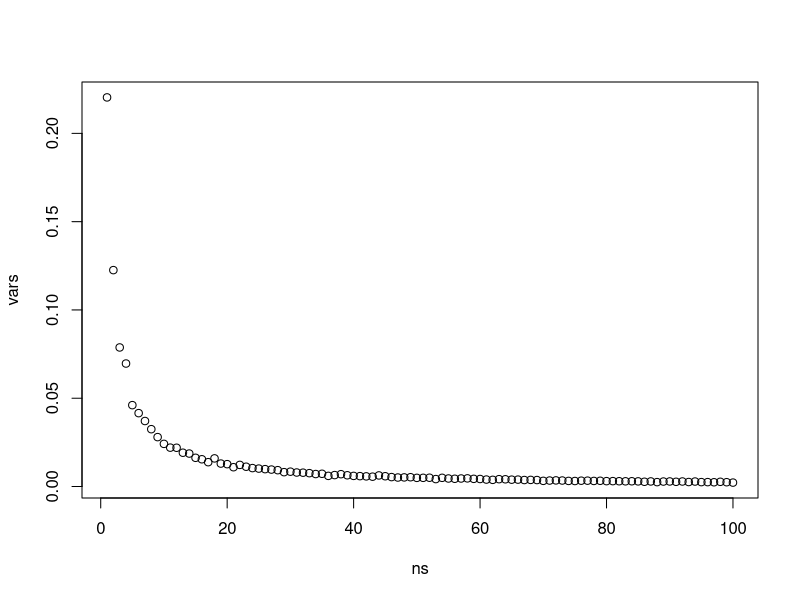
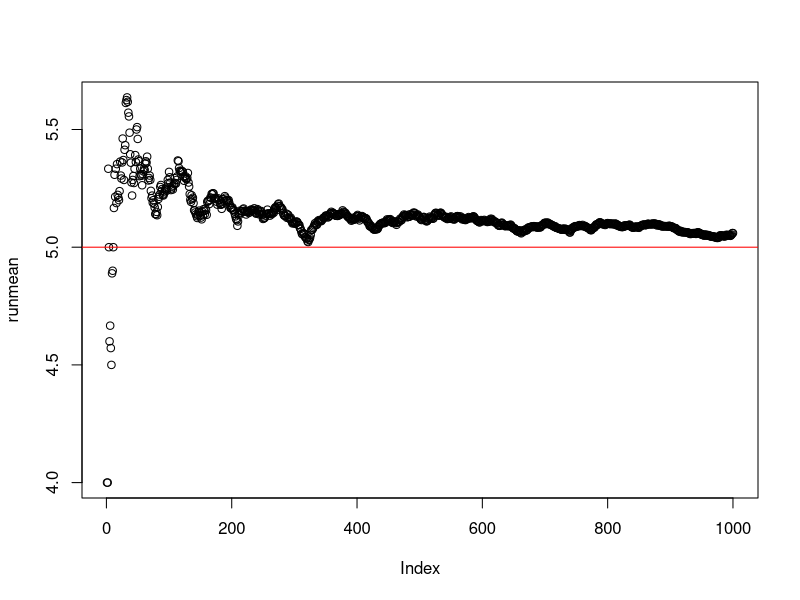
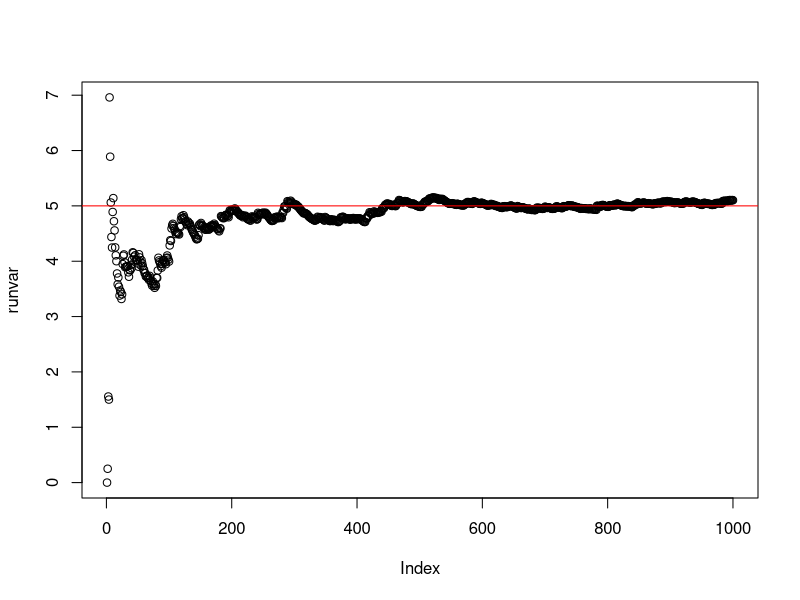
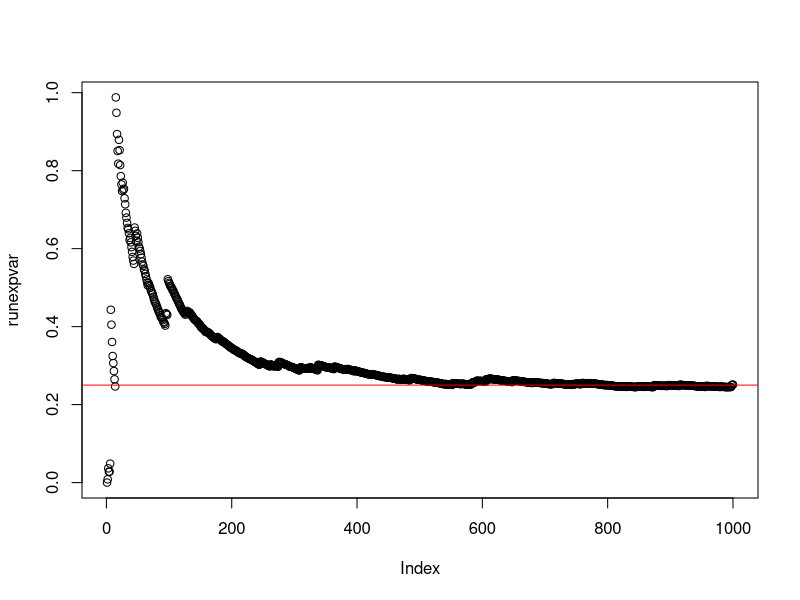

Source code (R) for these figures, in order:
## ---- chunk 1
run_sample_mean_trial <- function( n ) {
  sample = rexp(n, rate = 2)
  return(mean(sample))
}

run_sample_mean_trial(100)
## ---- chunk 2
estimate_sample_mean_variance <- function( n, M ) {
  vector = rep(NA, M)
  for (i in 1:M) {
    vector[i] = run_sample_mean_trial(n)
  }
  return(var(vector))
}

estimate_sample_mean_variance(100, 20)
## ---- chunk 3
library(ggplot2)
## ---- chunk 4
ns = 1:100
vars = rep(NA, 100)
for (i in 1:100) {
  vars[i] = estimate_sample_mean_variance(ns[i], 1000)
}
plot(ns, vars)
## ---- chunk 5
# define running average function
# can be specified as cumulative sum / index of element
running_mean <- function(vec) {
   cumsum(vec) / seq_along(vec)
}

# Generate a bunch of lambda=5.0 Poissons and compute running mean.
poisdraws <- rpois(n=1000, lambda=5.0);
runmean <- running_mean( poisdraws );

# Plot the running mean
plot( runmean );
abline(h=5.0, col='red'); # Mean is 5.0
## ---- chunk 6
NMC = 100
close_to_mean = rep(NA, NMC)
for (i in 1:NMC) {
  poisvals = rpois(n = 250, lambda = 5)
  mean_poisvals = mean(poisvals)
  
  if (4.75 <= mean_poisvals && mean_poisvals <= 5.25) {
    close_to_mean[i] = TRUE
  } else {
    close_to_mean[i] = FALSE
  }
}

sum(close_to_mean)/NMC
## ---- chunk 7
running_var <- function(vec) {
  left_side_equation = cumsum(vec^2) / seq_along(vec)
  right_side_equation = (cumsum(vec)/seq_along(vec))^2
  return(left_side_equation - right_side_equation)
}

# Generate a bunch of lambda=5.0 Poissons and compute running mean.
poisdraws <- rpois(n=1000, lambda=5.0);
runvar <- running_var( poisdraws );

# Plot the running mean
plot( runvar );
abline(h=5.0, col='red'); # Mean is 5.0

## ---- chunk 8

# TODO: code to generate data
expdraws = rexp(n = 1000, rate = 2)

# TODO: code to compute running variance
runexpvar = running_var(expdraws)

# TODO: code to create plot
plot( runexpvar )
abline(h=(1/4), col='red')
